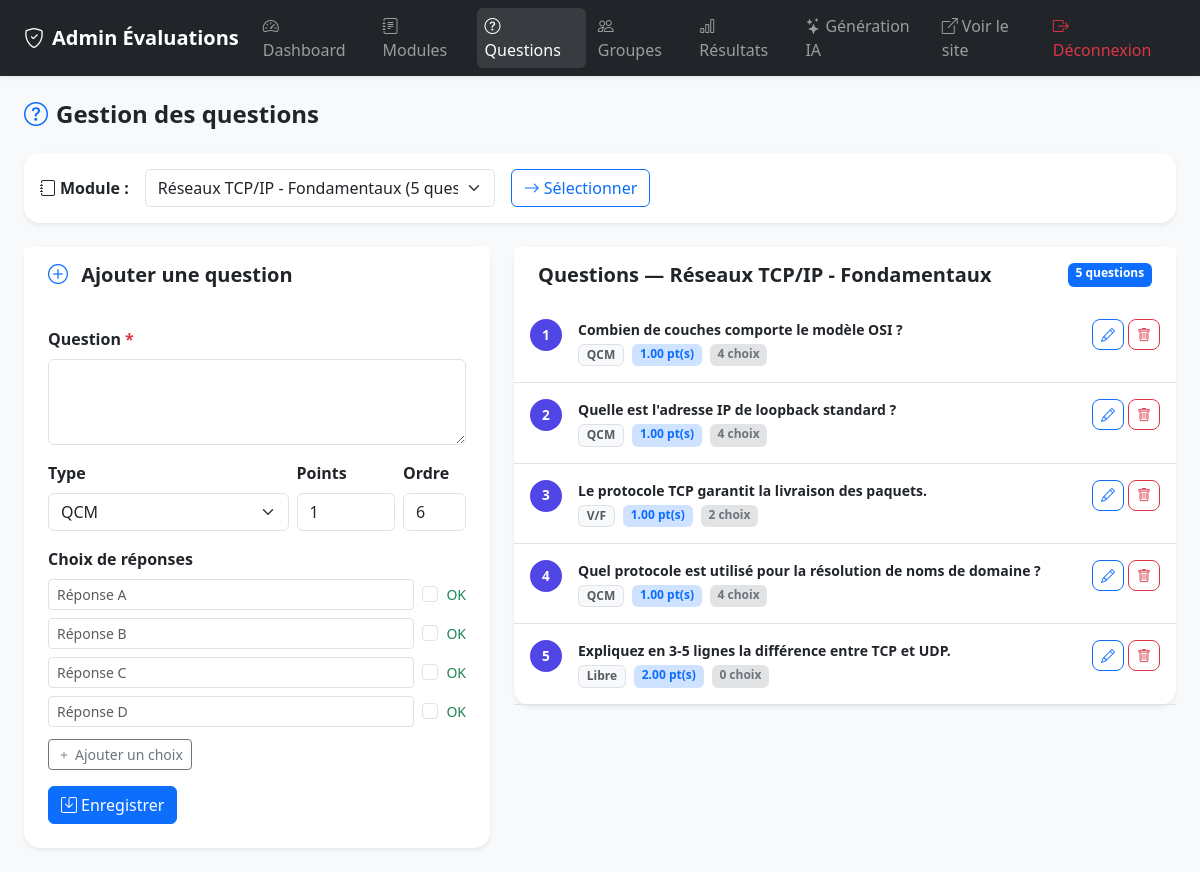
/admin/questions.php?module_id=1 (signed in), run on the app's committed database.
### tables this page shows
CREATE TABLE IF NOT EXISTS modules (
    id INT AUTO_INCREMENT PRIMARY KEY,
    nom VARCHAR(150) NOT NULL,
    description TEXT,
    duree_minutes INT DEFAULT 30,
    note_max INT DEFAULT 20 COMMENT 'Notation sur 20 ou 40',
    actif TINYINT(1) DEFAULT 1,
    created_at TIMESTAMP DEFAULT CURRENT_TIMESTAMP
);

CREATE TABLE IF NOT EXISTS questions (
    id INT AUTO_INCREMENT PRIMARY KEY,
    module_id INT NOT NULL,
    texte TEXT NOT NULL,
    type ENUM('qcm', 'vrai_faux', 'texte_libre', 'multiple') NOT NULL DEFAULT 'qcm',
    points DECIMAL(5,2) DEFAULT 1.00,
    ordre INT DEFAULT 0,
    image_path VARCHAR(255) DEFAULT NULL,
    FOREIGN KEY (module_id) REFERENCES modules(id) ON DELETE CASCADE
);

### includes/functions.php (called while the page is built, shortened)
<?php
function getModule(int $id): ?array {
    $pdo = getDB();
    $stmt = $pdo->prepare("SELECT * FROM modules WHERE id = ?");
    $stmt->execute([$id]);
    return $stmt->fetch() ?: null;
}
function getAllModules(): array {
    $pdo = getDB();
    return $pdo->query("SELECT m.*, COALESCE(m.note_max, 20) AS note_max, COUNT(q.id) AS nb_questions FROM modules m LEFT JOIN questions q ON q.module_id = m.id GROUP BY m.id ORDER BY m.nom")->fetchAll();
}
function getQuestionsModule(int $moduleId): array {
    $pdo = getDB();
    $stmt = $pdo->prepare("SELECT * FROM questions WHERE module_id = ? ORDER BY ordre, id");
    $stmt->execute([$moduleId]);
    $questions = $stmt->fetchAll();
    foreach ($questions as &$q) {
        $stmt2 = $pdo->prepare("SELECT * FROM choix_reponses WHERE question_id = ? ORDER BY ordre, id");
        $stmt2->execute([$q['id']]);
        $q['choix'] = $stmt2->fetchAll();
    }
    return $questions;
}

### admin/questions.php (the view, shortened to what this page needs)
<?php
require_once __DIR__ . '/../includes/functions.php';
$moduleId  = (int)($_GET['module_id'] ?? 0);
$questionId = (int)($_GET['id'] ?? 0);
$allModules = getAllModules();
$questions  = $moduleId > 0 ? getQuestionsModule($moduleId) : [];
$module     = $moduleId > 0 ? getModule($moduleId) : null;
$editQuestion = null;
?>
<!DOCTYPE html>
<html lang="fr">
<head>
    <link href="https://cdn.jsdelivr.net/npm/bootstrap@5.3.2/dist/css/bootstrap.min.css" rel="stylesheet">
    <link href="https://cdn.jsdelivr.net/npm/bootstrap-icons@1.11.3/font/bootstrap-icons.min.css" rel="stylesheet">
    <link href="../assets/css/style.css" rel="stylesheet">
</head>
<body class="bg-light">
<?php include __DIR__ . '/partials/navbar.php'; ?>
<div class="container-fluid py-4 px-4">
    <h2 class="h4 fw-bold mb-4"><i class="bi bi-question-circle me-2 text-primary"></i>Gestion des questions</h2>
    <div class="card border-0 shadow-sm rounded-4 mb-4">
        <div class="card-body p-3">
            <form method="POST" class="d-flex gap-3 align-items-center flex-wrap">
                <label class="fw-semibold text-nowrap"><i class="bi bi-journal me-1"></i>Module :</label>
                <select name="module_id" class="form-select" style="max-width:350px">
                    <?php foreach ($allModules as $m): ?>
                    <option value="<?= $m['id'] ?>" <?= $m['id'] == $moduleId ? 'selected' : '' ?>>
                        <?= htmlspecialchars($m['nom']) ?> (<?= $m['nb_questions'] ?> questions)
                    </option>
                    <?php endforeach; ?>
                </select>
                <button type="submit" name="select_module" class="btn btn-outline-primary">
                    <i class="bi bi-arrow-right me-1"></i>Sélectionner
                </button>
            </form>
        </div>
    </div>
    <?php if ($moduleId > 0 && $module): ?>
    <div class="row g-4">
        <div class="col-lg-5">
            <div class="card border-0 shadow-sm rounded-4">
                <div class="card-header bg-white border-0 py-3 px-4">
                    <h5 class="mb-0 fw-bold">
                        <i class="bi bi-<?= $editQuestion ? 'pencil' : 'plus-circle' ?> me-2 text-primary"></i>
                        <?= $editQuestion ? 'Modifier' : 'Ajouter' ?> une question
                    </h5>
                </div>
                <div class="card-body p-4">
                    <form method="POST" action="questions.php?module_id=<?= $moduleId ?><?= $editQuestion ? '&action=edit&id='.$questionId : '' ?>" id="questionForm">
                        <div class="mb-3">
                            <label class="form-label fw-semibold">Question <span class="text-danger">*</span></label>
                            <textarea name="texte" class="form-control" rows="3" required><?= htmlspecialchars($editQuestion['texte'] ?? '') ?></textarea>
                        </div>
                        <div class="row g-2 mb-3">
                            <div class="col-7">
                                <label class="form-label fw-semibold">Type</label>
                                <select name="type" class="form-select" id="typeSelect" onchange="toggleChoix()">
                                    <option value="qcm" <?= ($editQuestion['type'] ?? '') === 'qcm' ? 'selected' : '' ?>>QCM</option>
                                </select>
                            </div>
                            <div class="col-3">
                                <label class="form-label fw-semibold">Points</label>
                                <input type="number" name="points" class="form-control" step="0.5" min="0.5"
                                       value="<?= $editQuestion['points'] ?? 1 ?>">
                            </div>
                            <div class="col-2">
                                <label class="form-label fw-semibold">Ordre</label>
                                <input type="number" name="ordre" class="form-control" min="0"
                                       value="<?= $editQuestion['ordre'] ?? count($questions) + 1 ?>">
                            </div>
                        </div>
                        <div id="choixSection">
                            <label class="form-label fw-semibold">Choix de réponses</label>
                            <div id="choixList">
                                <?php
                                $existingChoix = $editQuestion['choix'] ?? [];
                                $defChoix = !empty($existingChoix) ? $existingChoix : [
                                    ['texte'=>'', 'is_correct'=>0],
                                    ['texte'=>'', 'is_correct'=>0],
                                    ['texte'=>'', 'is_correct'=>0],
                                    ['texte'=>'', 'is_correct'=>0],
                                ];
                                foreach ($defChoix as $i => $c): ?>
                                <div class="d-flex align-items-center gap-2 mb-2 choix-row">
                                    <input type="text" name="choix_texte[]" class="form-control form-control-sm"
                                           placeholder="Réponse <?= chr(65+$i) ?>"
                                           value="<?= htmlspecialchars($c['texte']) ?>">
                                    <div class="form-check mb-0">
                                        <input type="checkbox" name="choix_correct[]" value="<?= $i ?>"
                                               class="form-check-input" <?= $c['is_correct'] ? 'checked' : '' ?>>
                                        <label class="form-check-label small text-success">OK</label>
                                    </div>
                                </div>
                                <?php endforeach; ?>
                            </div>
                            <button type="button" class="btn btn-sm btn-outline-secondary mt-1" onclick="addChoix()">
                                <i class="bi bi-plus me-1"></i>Ajouter un choix
                            </button>
                        </div>
                        <div class="d-flex gap-2 mt-3">
                            <button type="submit" name="save_question" class="btn btn-primary">
                                <i class="bi bi-save me-1"></i>Enregistrer
                            </button>
                        </div>
                    </form>
                </div>
            </div>
        </div>
        <div class="col-lg-7">
            <div class="card border-0 shadow-sm rounded-4">
                <div class="card-header bg-white border-0 py-3 px-4 d-flex justify-content-between">
                    <h5 class="mb-0 fw-bold">
                        Questions — <?= htmlspecialchars($module['nom']) ?>
                    </h5>
                    <span class="badge bg-primary"><?= count($questions) ?> questions</span>
                </div>
                <div class="card-body p-0">
                    <?php foreach ($questions as $idx => $q): ?>
                    <div class="p-3 border-bottom d-flex align-items-start gap-3">
                        <div class="question-number small"><?= $idx + 1 ?></div>
                        <div class="flex-grow-1">
                            <div class="fw-semibold small"><?= htmlspecialchars(mb_substr($q['texte'], 0, 100)) ?><?= strlen($q['texte']) > 100 ? '…' : '' ?></div>
                            <div class="mt-1 d-flex gap-2 flex-wrap">
                                <span class="badge bg-light text-muted border small">
                                    <?php $types = ['qcm'=>'QCM','vrai_faux'=>'V/F','texte_libre'=>'Libre','multiple'=>'Multiple'];
                                    echo $types[$q['type']] ?? $q['type']; ?>
                                </span>
                                <span class="badge bg-primary-subtle text-primary small"><?= $q['points'] ?> pt(s)</span>
                                <span class="badge bg-secondary-subtle text-secondary small"><?= count($q['choix']) ?> choix</span>
                            </div>
                        </div>
                        <div class="d-flex gap-1 flex-shrink-0">
                            <a href="questions.php?module_id=<?= $moduleId ?>&action=edit&id=<?= $q['id'] ?>"
                               class="btn btn-sm btn-outline-primary rounded-3" title="Modifier">
                                <i class="bi bi-pencil"></i>
                            </a>
                            <a href="questions.php?module_id=<?= $moduleId ?>&action=delete&id=<?= $q['id'] ?>"
                               class="btn btn-sm btn-outline-danger rounded-3"
                               onclick="return confirm('Supprimer cette question ?')" title="Supprimer">
                                <i class="bi bi-trash"></i>
                            </a>
                        </div>
                    </div>
                    <?php endforeach; ?>
                </div>
            </div>
        </div>
    </div>
    <?php else: ?>
        <div class="alert alert-info rounded-3">
            <i class="bi bi-arrow-up me-2"></i>Sélectionnez un module pour gérer ses questions.
        </div>
    <?php endif; ?>
</div>
</body>
</html>

### admin/partials/navbar.php (shortened to what this page needs)
<nav class="navbar navbar-expand-lg navbar-dark bg-dark shadow-sm">
    <div class="container-fluid px-4">
        <a class="navbar-brand fw-bold" href="index.php">
            <i class="bi bi-shield-check me-2"></i>Admin Évaluations
        </a>
        <div class="collapse navbar-collapse" id="adminNav">
            <ul class="navbar-nav me-auto gap-1">
                <li class="nav-item">
                    <a class="nav-link <?= basename($_SERVER['PHP_SELF']) === 'index.php' ? 'active' : '' ?>"
                       href="index.php">
                        <i class="bi bi-speedometer2 me-1"></i>Dashboard
                    </a>
                </li>
                <li class="nav-item">
                    <a class="nav-link <?= basename($_SERVER['PHP_SELF']) === 'modules.php' ? 'active' : '' ?>"
                       href="modules.php">
                        <i class="bi bi-journal-text me-1"></i>Modules
                    </a>
                </li>
                <li class="nav-item">
                    <a class="nav-link <?= basename($_SERVER['PHP_SELF']) === 'questions.php' ? 'active' : '' ?>"
                       href="questions.php">
                        <i class="bi bi-question-circle me-1"></i>Questions
                    </a>
                </li>
                <li class="nav-item">
                    <a class="nav-link <?= basename($_SERVER['PHP_SELF']) === 'groupes.php' ? 'active' : '' ?>"
                       href="groupes.php">
                        <i class="bi bi-people me-1"></i>Groupes
                    </a>
                </li>
                <li class="nav-item">
                    <a class="nav-link <?= basename($_SERVER['PHP_SELF']) === 'results.php' ? 'active' : '' ?>"
                       href="results.php">
                        <i class="bi bi-bar-chart me-1"></i>Résultats
                    </a>
                </li>
                <li class="nav-item">
                    <a class="nav-link <?= basename($_SERVER['PHP_SELF']) === 'generate.php' ? 'active' : '' ?>"
                       href="generate.php">
                        <i class="bi bi-stars me-1"></i>Génération IA
                    </a>
                </li>
            </ul>
            <ul class="navbar-nav">
                <li class="nav-item">
                    <a class="nav-link" href="../index.php" target="_blank">
                        <i class="bi bi-box-arrow-up-right me-1"></i>Voir le site
                    </a>
                </li>
                <li class="nav-item">
                    <a class="nav-link text-danger" href="logout.php">
                        <i class="bi bi-box-arrow-right me-1"></i>Déconnexion
                    </a>
                </li>
            </ul>
        </div>
    </div>
</nav>

### assets/css/style.css (style rules this page uses)
:root { --primary: #4f46e5; --primary-dk: #3730a3; --success: #16a34a; --danger: #dc2626; --warning: #d97706; --radius: 12px; }
body { font-family: 'Segoe UI', system-ui, -apple-system, sans-serif; }
.card { transition: box-shadow 0.2s; }
.question-number { width: 32px; height: 32px; min-width: 32px; background: var(--primary); color: white; border-radius: 50%; display: flex; align-items: center; justify-content: center; font-weight: 700; font-size: 0.85rem; }
.navbar-dark .nav-link { border-radius: 6px; padding: 6px 12px; transition: background 0.15s; }
.navbar-dark .nav-link:hover, .navbar-dark .nav-link.active { background: rgba(255,255,255,0.1); }

### data on the page
modules: nom "Réseaux TCP/IP - Fondamentaux"
questions: texte "Combien de couches comporte le modèle OSI ?", type "QCM", points "1.00", count($q['choix']) "4"
questions: texte "Quelle est l'adresse IP de loopback standard ?", type "QCM", points "1.00", count($q['choix']) "4"
questions: texte "Le protocole TCP garantit la livraison des paquets.", type "V/F", points "1.00", count($q['choix']) "2"
questions: texte "Quel protocole est utilisé pour la résolution de noms de domaine ?", type "QCM", points "1.00", count($q['choix']) "4"
questions: texte "Expliquez en 3-5 lignes la différence entre TCP et UDP.", type "Libre", points "2.00", count($q['choix']) "0"

### other printed values
count($questions) "5"
form field module_id "Réseaux TCP/IP - Fondamentaux (5 questions)"
